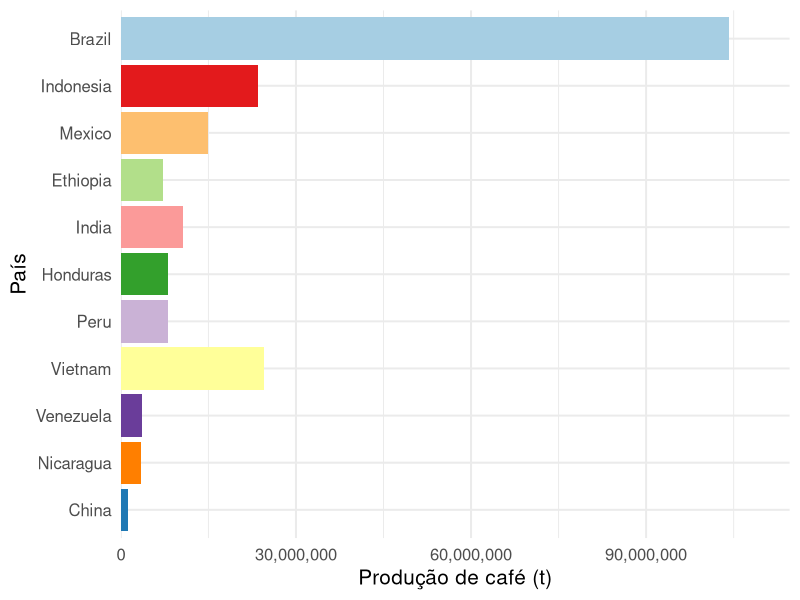
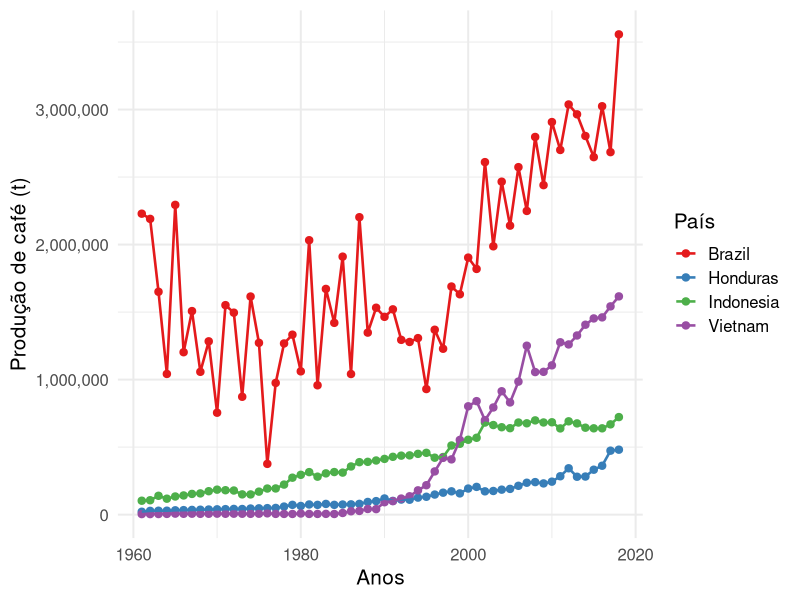
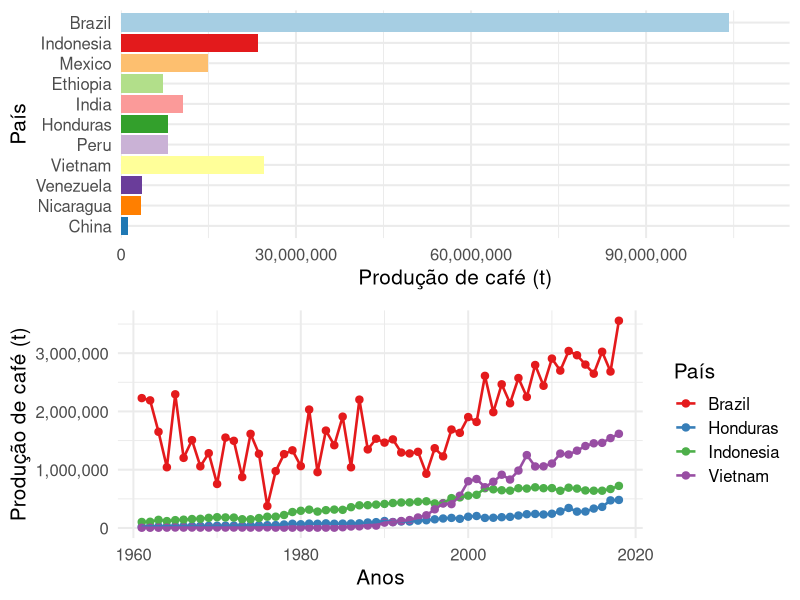

Recreate these plots in R, in order.

# Produção de colheita no mundo ------------------------------------------------------------------------------------------------------------
# Autora do script: Jeanne Franco ----------------------------------------------------------------------------------------------------------
# Data: 16/08/22 ---------------------------------------------------------------------------------------------------------------------------
# Referência: https://ourworldindata.org/transport -----------------------------------------------------------------------------------------

# Sobre o conjunto de dados ----------------------------------------------------------------------------------------------------------------

### Dados recentes sobre produção de colheita no mundo, baseado sobre
### estimativas publicadas pelo Food and Agriculture Organization (FAO).

### O FAO disponibiliza esses dados por país e região desde 1961. Os
### valores de produção são comunicados em toneladas.

# Pacotes necessários para as análises -----------------------------------------------------------------------------------------------------

library(tidyverse)
library(scales)
library(gridExtra)

# Carregar dados ---------------------------------------------------------------------------------------------------------------------------

prod <- read.csv("coffee-bean-production.csv") 
view(prod)
names(prod)

# Selecionar dados -------------------------------------------------------------------------------------------------------------------------

prod <- prod %>%
  rename(producao = Crops...Coffee..green...656...Production...5510...tonnes) %>%
  select(Entity, Year, producao) %>%
  view()

prod1 <- prod %>%
  filter(Entity %in% c("Brazil", "Peru", "Mexico", "Venezuela",
         "Nicaragua", "Honduras", "China", "India", "Indonesia",
         "Ethiopia", "Vietnam")) %>%
  view()

prod2 <- prod1 %>%
  filter(Entity %in% c("Brazil",
         "Honduras", "Indonesia",
         "Vietnam")) %>%
  view()

# Gráficos ---------------------------------------------------------------------------------------------------------------------------------

options(scipen = 999)

g1 <- ggplot(prod1, aes(x = fct_reorder(Entity, producao), 
                       y = producao, fill = Entity)) +
  geom_col() +
  coord_flip() +
  scale_fill_brewer(palette = "Paired") +
  scale_y_continuous(labels = comma, 
                     expand = expansion(mult = c(0, .1))) +
  labs(x = "País", y = "Produção de café (t)") +
  theme_minimal(base_size = 15) +
  theme(legend.position = "none")
g1

g2 <- ggplot(prod2, aes(Year, producao, color = Entity)) +
  geom_point(size = 2.2) +
  geom_line(size = 0.89) +
  scale_y_continuous(labels = comma) +
  scale_color_brewer(palette = "Set1") +
  labs(x = "Anos", y = "Produção de café (t)",
       color = "País") +
  theme_minimal(base_size = 15) +
  theme(legend.justification = c(0.8, 0.5))
g2

grid.arrange(g1, g2)
